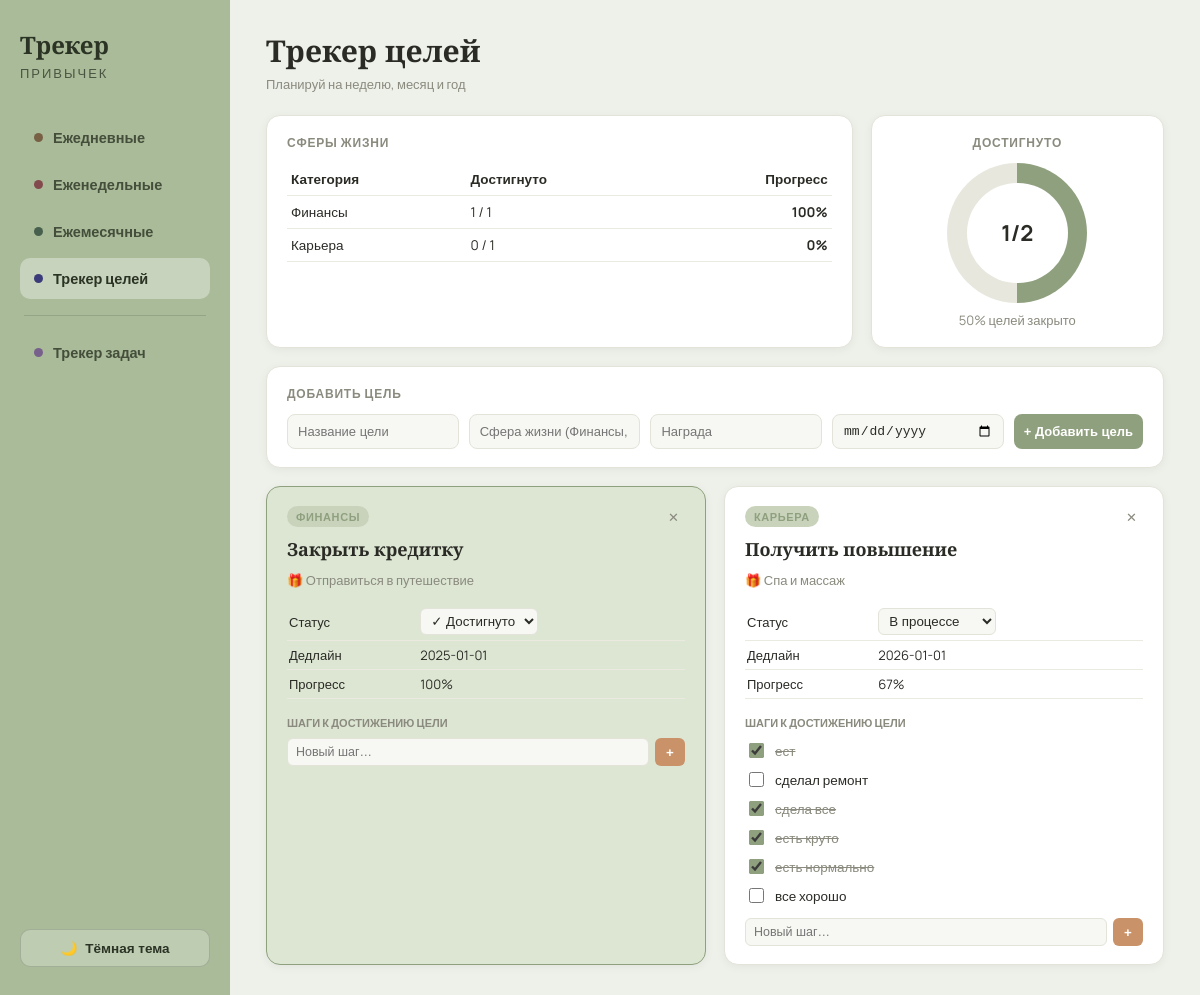
The app's page /goals, older data.
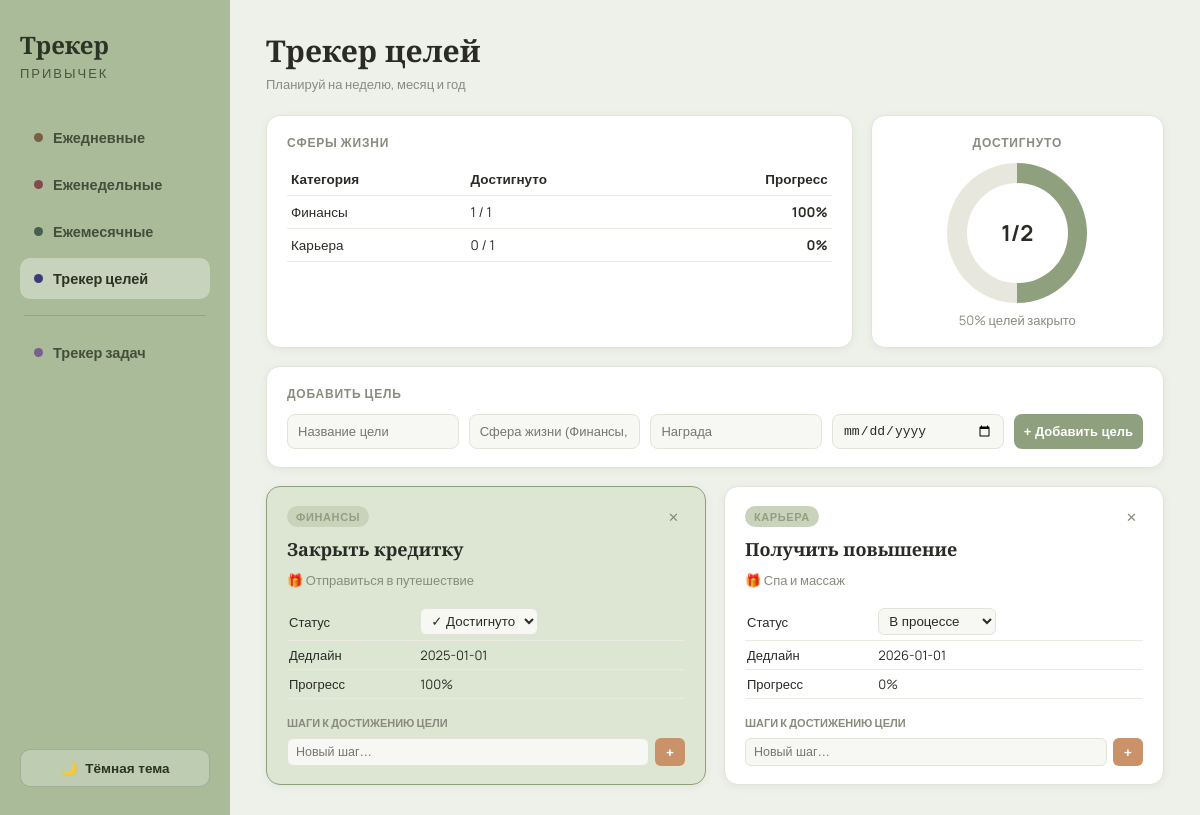
The same page, newer data.
### tables this page shows
CREATE TABLE goals (
        id INTEGER PRIMARY KEY AUTOINCREMENT,
        title TEXT NOT NULL,
        sphere TEXT NOT NULL DEFAULT 'Личностный рост',
        reward TEXT DEFAULT '',
        status TEXT NOT NULL DEFAULT 'in_progress',  -- in_progress | done
        deadline TEXT DEFAULT '',
        sort_order INTEGER DEFAULT 0
    );

CREATE TABLE goal_steps (
        id INTEGER PRIMARY KEY AUTOINCREMENT,
        goal_id INTEGER NOT NULL REFERENCES goals(id) ON DELETE CASCADE,
        text TEXT NOT NULL,
        done INTEGER NOT NULL DEFAULT 0,
        sort_order INTEGER DEFAULT 0
    );

### app.py (the view)
@app.route("/goals")
def goals():
    goal_list, spheres, done_total, total, overall_pct = db.get_goals()
    return render_template(
        "goals.html", goals=goal_list, spheres=spheres,
        done_total=done_total, total=total, overall_pct=overall_pct,
        active="goals",
    )

### app.py (called while the page is built)
def today_ym():
    t = date.today()
    return t.year, t.month

@app.context_processor
def inject_now():
    y, m = today_ym()
    return {"now_y": y, "now_m": m, "date": date}

### database.py (called while the page is built)
def get_db():
    conn = sqlite3.connect(DB_PATH)
    conn.row_factory = sqlite3.Row
    conn.execute("PRAGMA foreign_keys = ON")
    return conn

### templates/goals.html (shortened to what this page needs)
{% extends "base.html" %}
{% block content %}
<div class="page-header">
  <div>
    <h1>Трекер целей</h1>
    <p class="muted">Планируй на неделю, месяц и год</p>
  </div>
</div>
<div class="top-row">
  <div class="card">
    <div class="card-title">Сферы жизни</div>
    <table class="stat-table">
      <tr><th>Категория</th><th>Достигнуто</th><th>Прогресс</th></tr>
      {% for sphere, counts in spheres.items() %}
      <tr>
        <td>{{ sphere }}</td>
        <td>{{ counts[0] }} / {{ counts[1] }}</td>
        <td>{{ (counts[0]/counts[1]*100)|round|int if counts[1] else 0 }}%</td>
      </tr>
      {% endfor %}
    </table>
  </div>
  <div class="card progress-card">
    <div class="card-title">Достигнуто</div>
    <div class="donut-wrap">
      <div class="css-donut" id="goalsDonut" style="--pct: {{ overall_pct }}; --donut-color: var(--sage);">
        <div class="donut-hole"></div>
      </div>
      <div class="donut-center"><div class="donut-pct">{{ done_total }}/{{ total }}</div></div>
    </div>
    <div class="donut-sub">{{ overall_pct }}% целей закрыто</div>
  </div>
</div>
<div class="card">
  <div class="card-title">Добавить цель</div>
  <form method="post" action="{{ url_for('goals_add') }}" class="goal-add-form">
    <input type="text" name="title" placeholder="Название цели" required>
    <input type="text" name="sphere" placeholder="Сфера жизни (Финансы, Карьера…)">
    <input type="text" name="reward" placeholder="Награда">
    <input type="date" name="deadline">
    <button type="submit">+ Добавить цель</button>
  </form>
</div>
<div class="goals-board">
  {% for g in goals %}
  <div class="card goal-card {{ 'goal-done' if g.status=='done' else '' }}">
    <div class="goal-card-header">
      <span class="goal-sphere">{{ g.sphere }}</span>
      <form method="post" action="{{ url_for('goals_delete', goal_id=g.id) }}">
        <button class="del-btn" title="Удалить">✕</button>
      </form>
    </div>
    <h3 class="goal-title">{{ g.title }}</h3>
    {% if g.reward %}<div class="goal-reward">🎁 {{ g.reward }}</div>{% endif %}
    <table class="goal-meta">
      <tr>
        <td>Статус</td>
        <td>
          <form method="post" action="{{ url_for('goals_status', goal_id=g.id) }}" class="inline-form">
            <select name="status" onchange="this.form.submit()">
              <option value="in_progress" {{ 'selected' if g.status=='in_progress' else '' }}>В процессе</option>
              <option value="done" {{ 'selected' if g.status=='done' else '' }}>✓ Достигнуто</option>
            </select>
          </form>
        </td>
      </tr>
      {% if g.deadline %}<tr><td>Дедлайн</td><td>{{ g.deadline }}</td></tr>{% endif %}
      <tr><td>Прогресс</td><td>{{ g.progress }}%</td></tr>
    </table>
    <div class="goal-steps">
      <div class="goal-steps-title">Шаги к достижению цели</div>
      {% for s in g.steps %}
      <label class="step-row">
        <input type="checkbox" class="step-check" data-step="{{ s.id }}" {{ 'checked' if s.done else '' }}>
        <span class="{{ 'step-done' if s.done else '' }}">{{ s.text }}</span>
      </label>
      {% endfor %}
      <form method="post" action="{{ url_for('goals_step_add', goal_id=g.id) }}" class="add-step-form">
        <input type="text" name="text" placeholder="Новый шаг…" required>
        <button type="submit">+</button>
      </form>
    </div>
  </div>
  {% endfor %}
</div>
{% endblock %}

### templates/base.html (shortened to what this page needs)
<!DOCTYPE html>
<html lang="ru" data-theme="light">
<head>
<link rel="stylesheet" href="{{ url_for('static', filename='css/style.css') }}">
</head>
<body>
<div class="app-shell">
  <aside class="sidebar">
    <div class="brand">
      <span class="brand-title">Трекер</span>
      <span class="brand-sub">Привычек</span>
    </div>
    <nav class="nav">
      <a href="{{ url_for('daily', year=year|default(now_y), month=month|default(now_m)) }}"
         class="nav-link {{ 'active' if active=='daily' else '' }}">
        <span class="nav-dot dot-daily"></span> Ежедневные
      </a>
      <a href="{{ url_for('weekly', year=year|default(now_y), month=month|default(now_m)) }}"
         class="nav-link {{ 'active' if active=='weekly' else '' }}">
        <span class="nav-dot dot-weekly"></span> Еженедельные
      </a>
      <a href="{{ url_for('monthly', year=year|default(now_y), month=month|default(now_m)) }}"
         class="nav-link {{ 'active' if active=='monthly' else '' }}">
        <span class="nav-dot dot-monthly"></span> Ежемесячные
      </a>
      <a href="{{ url_for('goals') }}" class="nav-link {{ 'active' if active=='goals' else '' }}">
        <span class="nav-dot dot-goals"></span> Трекер целей
      </a>
      <div class="nav-sep"></div>
      <a href="{{ url_for('tasks_list') }}" class="nav-link {{ 'active' if active=='tasks' else '' }}">
        <span class="nav-dot dot-tasks"></span> Трекер задач
      </a>
    </nav>
    <button id="theme-toggle" class="theme-toggle" type="button">
      <span id="theme-icon">🌙</span> <span id="theme-label">Тёмная тема</span>
    </button>
  </aside>
  <main class="content">
    {% block content %}{% endblock %}
  </main>
</div>
</body>
</html>

Row changes from the older to the newer data that the page shows:
removed goal_steps: text "ест", shown under goals "Получить повышение"
removed goal_steps: text "сделал ремонт", done 0 (drawn), shown under goals "Получить повышение"
removed goal_steps: text "сдела все", shown under goals "Получить повышение"
removed goal_steps: text "есть круто", shown under goals "Получить повышение"
removed goal_steps: text "есть нормально", shown under goals "Получить повышение"
removed goal_steps: text "все хорошо", done 0 (drawn), shown under goals "Получить повышение"
computed for goals "Получить повышение": progress "67" → "0"
